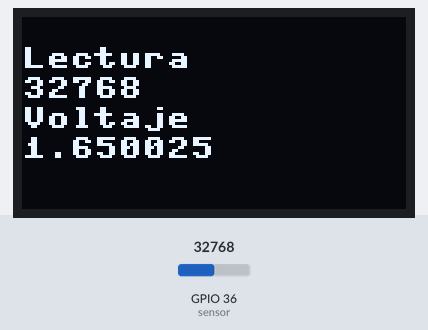
The program below on a simulated ESP32 board running MicroPython. Shown: 128×64 one-colour display. The test bench sets the inputs (shaded band); at power-on: GPIO 36 (sensor) = 32768 (analog values on the 0–65535 scale). Library files of the repository ran but are not shown: ssd1306.py; what the program prints to the serial console is not drawn.

Above: at 7.3 s.
7.4 s: GPIO 36 (sensor) set to 45874
At 8.3 s:
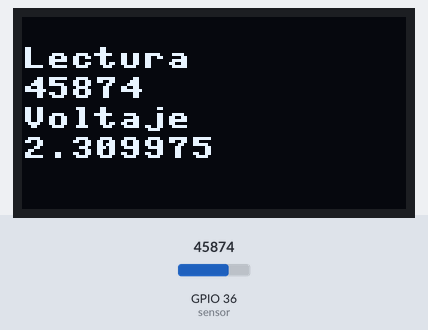
9.0 s: GPIO 36 (sensor) set to 57670
At 10.1 s:
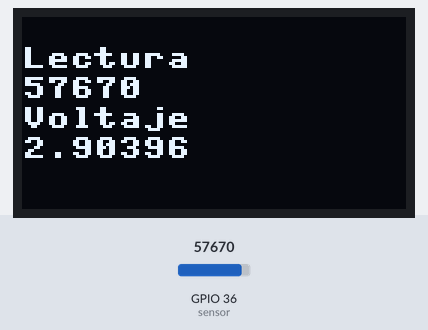
10.6 s: GPIO 36 (sensor) set to 65535
At 12.0 s:
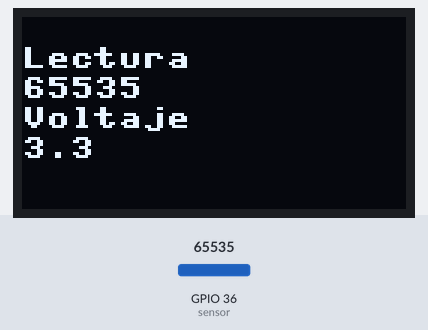
Timing chart, 0 to 13.6 s (numbered marks = the images above; inputs shaded):
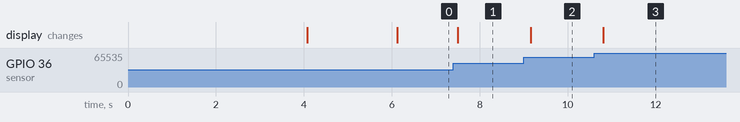

The program:

oled_y_adc_ver2.py
```python
from machine import Pin, I2C, ADC
from ssd1306 import SSD1306_I2C
import time

sensor = ADC(Pin(36))
ancho = 128
alto = 64

i2c = I2C(0, scl=Pin(22), sda=Pin(21))
oled = SSD1306_I2C(ancho, alto, i2c)

print(i2c.scan())

oled.text('Welcome to the', 0, 0)
oled.text('Areandina', 0, 10)
oled.text('Display Demo', 0, 20)
oled.show()
time.sleep(4)

oled.fill(1)
oled.show()
time.sleep(2)
oled.fill(0)
oled.show()

while True:
    oled.fill(0)
    conversion_factor = 3.3 / (65535)
    val= int(sensor.read_u16())
    voltaje = float (sensor.read_u16()*conversion_factor)
    oled.text("Lectura",0,10)
    oled.text(str(val),0,20)
    oled.text("Voltaje",0,30)
    oled.text(str(voltaje),0,40)
    oled.show()

    print("Voltaje =", voltaje)
    time.sleep(0.25)
```

Measured:
- after the input at 7.4 s, the display: changes after 0.10 s (image 1)
- after the input at 9.0 s, the display: changes after 0.15 s (image 2)
- after the input at 10.6 s, the display: changes after 0.21 s (image 3)
